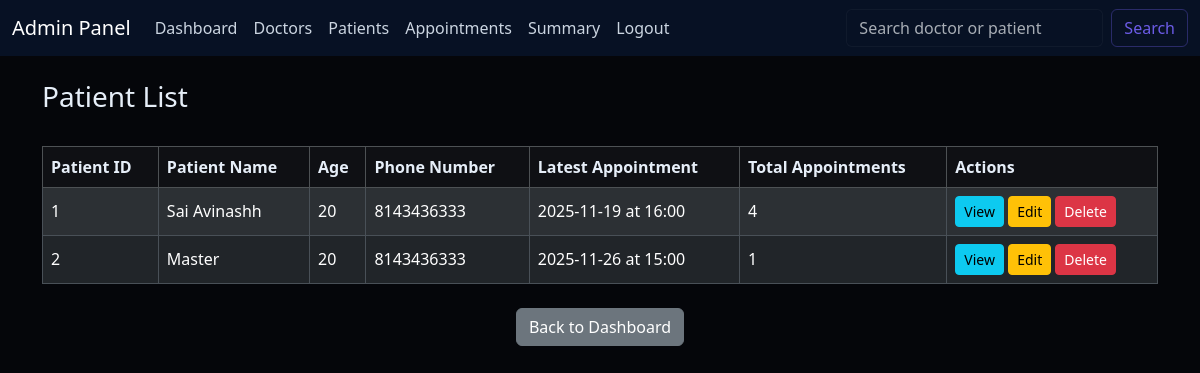
/admin/patients (signed in), run on the app's committed database.
### models.py (models this page shows)
class User(UserMixin, db.Model):
    id = db.Column(db.Integer, primary_key=True)
    username = db.Column(db.String(50), unique=True, nullable=False)
    name = db.Column(db.String(50), nullable=False)
    email = db.Column(db.String(50), unique=True, nullable=False)
    password = db.Column(db.String(200), nullable=False)  # hashed passwords are long
    role = db.Column(db.String(20), nullable=False)  # Admin / Doctor / Patient
    doctor_profile = db.relationship('Doctor', backref='user', uselist=False)
    patient_profile = db.relationship('Patient', backref='user', uselist=False)

class Patient(db.Model):
    id = db.Column(db.Integer, primary_key=True)
    user_id = db.Column(db.Integer, db.ForeignKey('user.id'), nullable=False, unique=True)
    dob = db.Column(db.Date, nullable=False)
    phone_number = db.Column(db.String(15), nullable=False)
    appointments = db.relationship('Appointment', backref='patient', lazy=True)

class Appointment(db.Model):
    id = db.Column(db.Integer, primary_key=True)
    doctor_id = db.Column(db.Integer, db.ForeignKey('doctor.id'), nullable=False)
    patient_id = db.Column(db.Integer, db.ForeignKey('patient.id'), nullable=False)
    date = db.Column(db.Date, nullable=False)
    time = db.Column(db.Time, nullable=False)
    problem = db.Column(db.String(300), nullable=True)
    status = db.Column(db.Enum(AppointmentStatus), default=AppointmentStatus.BOOKED, nullable=False)
    remarks = db.Column(db.Text, nullable=True)
    rating = db.Column(db.Integer, nullable=True)
    treatment = db.relationship('Treatment', backref='appointment', uselist=False)

### routes/admin.py (the view)
@admin_bp.route('/patients')
@login_required
def view_patients():
    if current_user.role != 'Admin':
        flash('Access Denied', 'danger')
        return redirect(url_for('login'))
    from models import Patient
    patients = Patient.query.all()
    patients_data = []
    for p in patients:
        today = date.today()
        age = today.year - p.dob.year - ((today.month, today.day) < (p.dob.month, p.dob.day))
        latest_appt = None
        if p.appointments:
            latest_appt = max(p.appointments, key = lambda appt:(appt.date, appt.time))
        patients_data.append({
            'id': p.id,
            'name': p.user.name,
            'dob': p.dob,
            'age': age,
            'phone_number': p.phone_number,
            'latest_appointment': latest_appt,
            'total_appointments': len(p.appointments)
        })
    return render_template('admin/patients.html', patients=patients_data)

### app.py (called while the page is built)
@login_manager.user_loader
def load_user(user_id):
    return User.query.get(int(user_id))

### templates/admin/patients.html (shortened to what this page needs)
{% extends "admin/base.html" %}
{% block content %}
<h3 class="mt-4">Patient List</h3>
<br>
<table class="table table-bordered table-striped">
    <thead class="table-dark">
        <tr>
            <th>Patient ID</th>
            <th>Patient Name</th>
            <th>Age</th>
            <th>Phone Number</th>
            <th>Latest Appointment</th>
            <th>Total Appointments</th>
            <th>Actions</th>
        </tr>
    </thead>
    <tbody>
        {%for patient in patients %}
        <tr>
            <td>{{ patient.id }}</td>
            <td>{{ patient.name }}</td>
            <td>{{ patient.age }}</td>
            <td>{{ patient.phone_number }}</td>
            <td>
                {% if patient.latest_appointment %}
                    {{ patient.latest_appointment.date }} at {{ patient.latest_appointment.time.strftime('%H:%M') }}
                {% else %}
                    N/A
                {% endif %}
            </td>
            <td>{{ patient.total_appointments }}</td>
            <td>
                <a href="{{ url_for('admin.view_patient_detail', patient_id=patient.id) }}" class="btn btn-info btn-sm">View</a>
                <a href="{{ url_for('admin.edit_patient', patient_id=patient.id) }}" class="btn btn-warning btn-sm">Edit</a>
                <form method="POST"
                    action="{{ url_for('admin.delete_patient', patient_id=patient.id) }}" class="d-inline"
                    onsubmit="return confirm('Are you sure you want to delete {{ patient.name }}?');">
                    <button type="submit" class="btn btn-danger btn-sm">Delete</button>
                </form>
            </td>
        </tr>
        {% else %}
        <tr>
            <td colspan="7" class="text-center">No patients found.</td>
        </tr>
        {% endfor %}
    </tbody>
</table>
<div class="text-center mt-4">
    <a href="{{ url_for('admin.dashboard') }}" class="btn btn-secondary">Back to Dashboard</a>
</div>
{% endblock %}

### static/css/theme.css (style rules this page uses)
:root { --accent: #6c5ce7; --muted: #6b7280; --card-bg: #0f1724; --surface: #0b1220; }
body[data-bs-theme="dark"], body { background-color: #05060a; color: #e6eef8; }
.table thead.table-dark th { background-color: rgba(255,255,255,0.04) !important; color: #e6eef8; }
.table tbody tr td { vertical-align: middle; }

### data on the page
User: name "Sai Avinashh"
Patient: phone_number "8143436333"
Appointment: latest_appointment "2025-11-19", latest_appointment.time "16:00"
User: name "Master"
Patient: phone_number "8143436333"
Appointment: latest_appointment "2025-11-26", latest_appointment.time "15:00"

### other printed values
{{ patient.id }} "1" "2"
{{ patient.age }} "20" "20"
{{ patient.total_appointments }} "4" "1"
